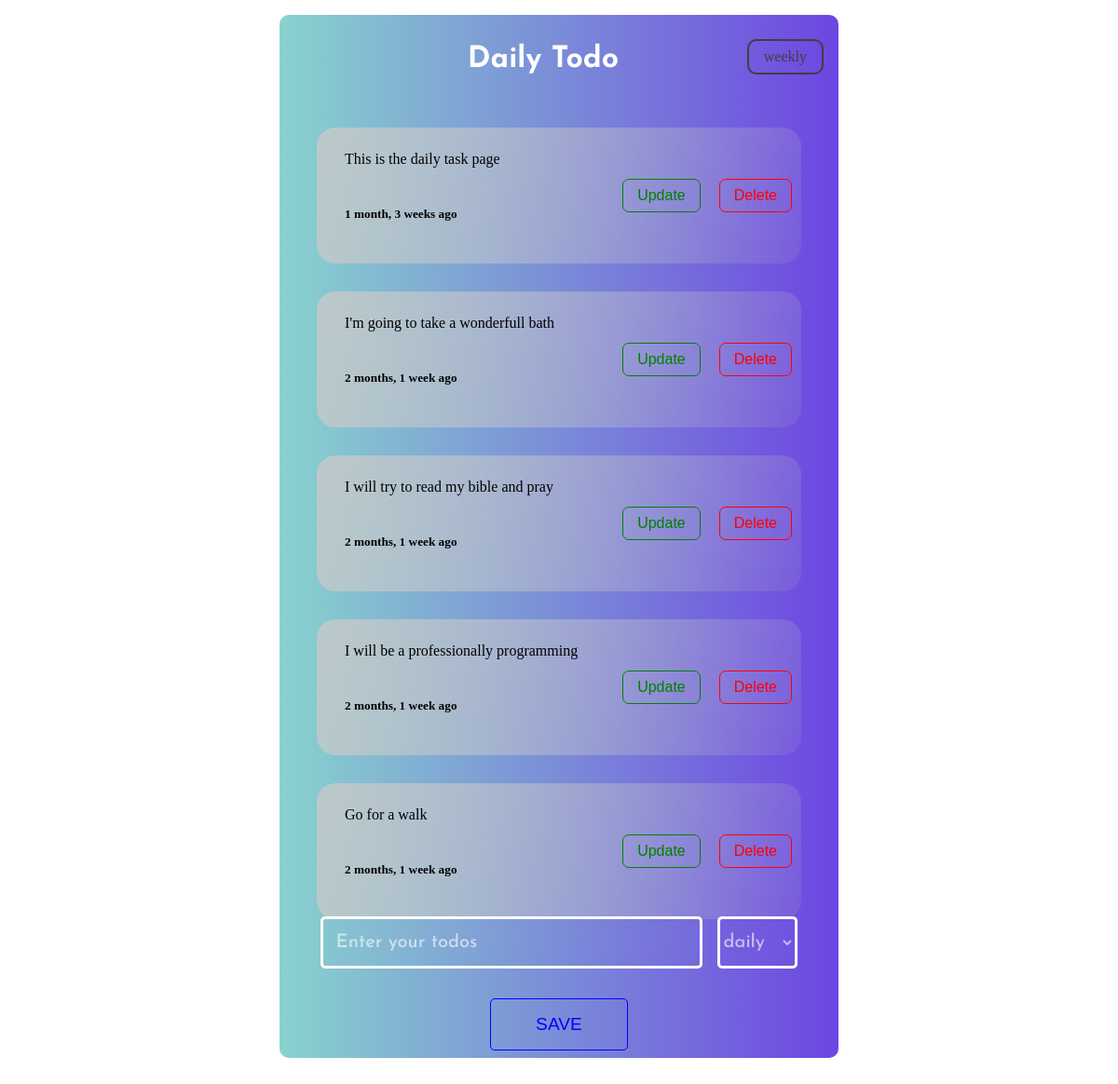
The app's page /, older data.
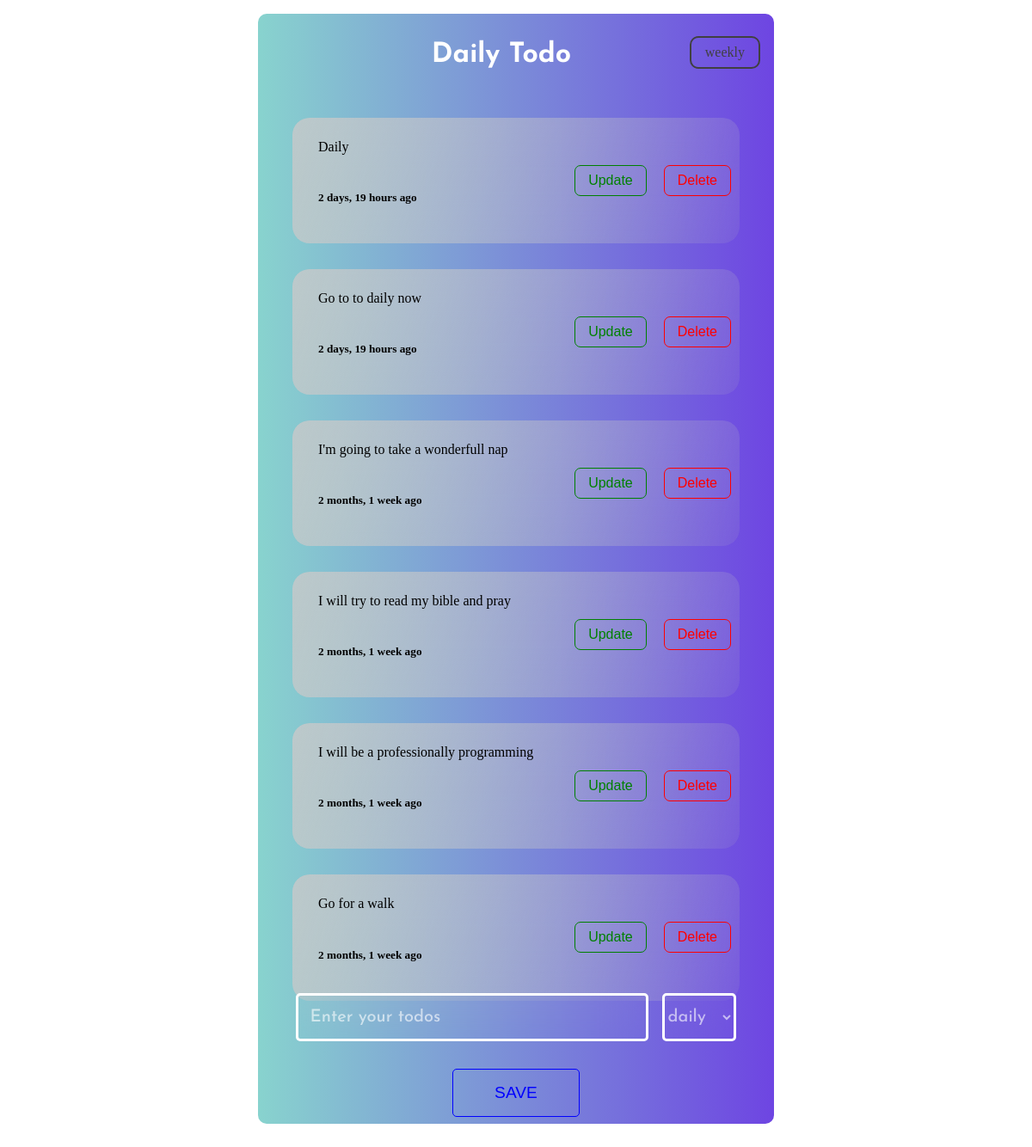
The same page, newer data.
### app/models.py (models this page shows, shortened)
class Todo(models.Model):
    text = models.CharField(max_length=120)
    date = models.DateTimeField(auto_now_add=True)
    type = models.CharField(max_length=120, null=False, blank=False, choices = TODO_CHOICE, default="daily")

### app/views.py (the view, shortened to what this page needs)
# urls.py: path('', views.index, name='home'),
def index(request):
    forms = Todo.objects.all().order_by('-date')
    todoforms = TodoForm()
    context = {'todoforms': todoforms, 'forms': forms}
    return render(request, 'app/index.html', context)

### app/form.py
class TodoForm(forms.ModelForm):
    class Meta:
        model = Todo
        fields = '__all__'
    def __init__(self, *args, **kwargs):
        super().__init__(*args, **kwargs)
        self.fields['text'].widget.attrs['placeholder'] = "Enter your todos"

### app/templates/app/index.html (shortened to what this page needs)
{% extends 'base.html' %}
{% block content %}
<section class="container">
    <div class="mini-container">
        <form method="POST" class="fl">
            <div class='wee'>
                <h2 class="wee-text">Daily Todo</h2>
                <a href="{% url 'weekly-task' %}" class="btn-weekly">weekly</a>
            </div>
            <div class="centered">
                {% for form in forms %}
                    {% if form.type == 'daily' %}
                        <div class="card">
                            <div class="title-date">
                                <p class="title">{{form.text | capfirst}}</p>
                                <h5 class="date">{{form.date|timesince}} ago</h5>
                            </div>
                            <div class='update-delete'>
                                <a class="update" href="{% url 'update' form.id %}">Update</a>
                                <a class="delete" href="{% url 'delete' form.id %}">Delete</a>
                            </div>
                        </div>
                    {% endif %}
                {% endfor %}
            </div>
            <div class="mid">
                <div>
                    {% for form in todoforms %}
                        {{form}}
                    {% endfor %}
                </div>
                <button class="btn" type="submit">Save</button>
            </div>
        </form>
    </div>
</section>
{% endblock content %}

### templates/base.html (shortened to what this page needs)
{% load static %}
<!DOCTYPE html>
<html lang="en">
  <head>
    <link rel="stylesheet" href="{% static 'app/style.css' %}">
  </head>
  <body class="">
    {% block content %}
    {% endblock content %}
  </body>
</html>

### app/static/app/style.css (style rules this page uses)
body { margin: 0; padding: 0; box-sizing: border-box; }
.mini-container { text-align: center; display: flex; justify-content: center; align-items: center; align-content: center; margin-top: 1rem; }
.wee-text { margin-left: auto; margin-right: 0rem; position: relative; left: 2rem; color: #fff; font-family: 'Josefin Sans', sans-serif; font-size: 2rem; margin-top: 2rem; }
.btn-weekly { margin-left: auto; margin-right: 1rem; border: 2px solid #404040; padding: .5rem 1rem; color: #404040; border-radius: 10px; text-decoration: none; }
.btn { color: blue; margin: 2rem; padding: 1rem 3rem; border-radius: 5px; text-transform: uppercase; border: 1.3px solid blue; font-family: 'Franklin Gothic Medium', 'Arial Narrow', Arial, sans-serif; font-size: 1.2rem; background-color: #FFFFFF00; cursor: pointer; animation: 3s infinite alternate slidein; }
.centered { background: linear-gradient(90deg, #88D3CE 0%, #6E45E2 100%); width: 600px; height: 70vh; overflow: hidden auto; box-sizing: content-box; }
.wee { background: linear-gradient(90deg, #88D3CE 0%, #6E45E2 100%); width: 600px; display: flex; align-items: center; justify-content: center; border-radius: 10px 10px 0 0; }
.mid { background: linear-gradient(90deg, #88D3CE 0%, #6E45E2 100%); width: 600px; height: 8rem; display: flex; flex-direction: column; align-items: center; justify-content: center; border-radius: 0 0 10px 10px; }
.title { text-align: center; margin: 20px; text-align: justify; font-size: 16px; font-family: Cambria, Cochin, Georgia, Times, 'Times New Roman', serif; }
.date { text-align: left; margin-left: 20px; margin-bottom: 40px; }
.title-date { display: flex; flex-direction: column; align-content: center; }
.update { border: 1.3px solid green; padding: 8px 15px; border-radius: 7px; color: green; font-family: 'Franklin Gothic Medium', 'Arial Narrow', Arial, sans-serif; font-weight: 200; text-decoration: none; }
.delete { margin-left: 20px; border: 1.3px solid red; padding: 8px 15px; border-radius: 7px; color: red; font-family: 'Franklin Gothic Medium', 'Arial Narrow', Arial, sans-serif; font-weight: 200; text-decoration: none; }
.update-delete { display: flex; align-items: center; justify-content: flex-end; }
.card { display: flex; background: linear-gradient(109.46deg, rgba(201, 201, 201, 0.8) 1.57%, rgba(196, 196, 196, 0.1) 100%); backdrop-filter: blur(25px); justify-content: space-between; width: 500px; margin: 30px auto; border-radius: 20px; padding: 5px 10px; }
.mid input { width: 25rem; height: 3rem; border-radius: 5px; border: 3px solid white; backdrop-filter: blur(25px); background-color: #FFFFFF00; margin-right: .7rem; font-size: 17px; color: rgb(8, 25, 39); }
.mid input::placeholder { font-family: 'Josefin Sans'; font-style: normal; font-weight: 500; font-size: 20px; line-height: 20px; color: rgba(255, 255, 255, 0.6); padding-left: .7rem; margin-top: 1.2rem; }
.mid select { height: 3.5rem; border-radius: 5px; border: 3px solid white; backdrop-filter: blur(25px); background-color: #FFFFFF00; font-family: 'Josefin Sans'; font-style: normal; font-weight: 500; font-size: 20px; line-height: 20px; color: rgba(255, 255, 255, 0.6); }
.mid option { font-family: 'Josefin Sans'; font-style: normal; font-weight: 500; font-size: 20px; line-height: 20px; background: grey; }

Row changes from the older to the newer data that the page shows:
removed Todo: text "This is the daily task page", date "1 month, 3 weeks"
added Todo: text "Daily", date "2 days, 19 hours"
added Todo: text "Go to to daily now", date "2 days, 19 hours"
changed Todo: text "I'm going to take a wonderfull bath" → "I'm going to take a wonderfull nap"
